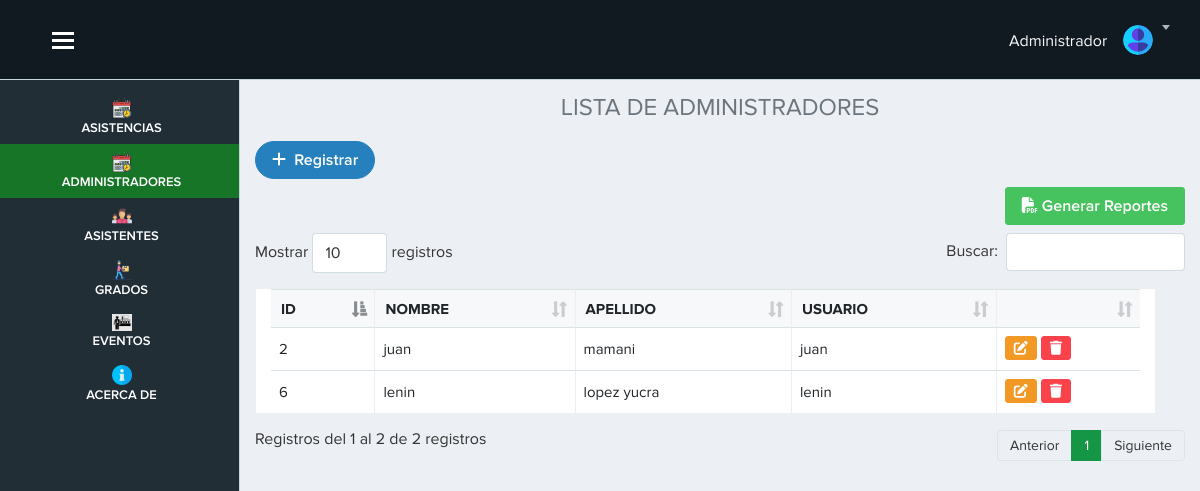
/vista/usuario.php (signed in), run on an earlier commit of the app's database.
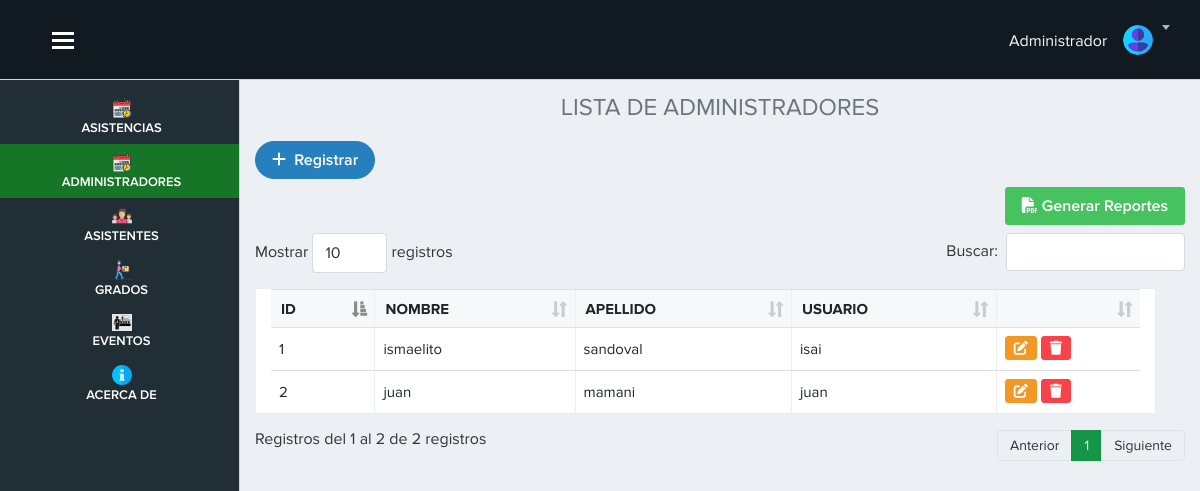
And on a later commit of the database.
### tables this page shows
CREATE TABLE `usuario`  (
  `id_usuario` int NOT NULL AUTO_INCREMENT,
  `nombre` varchar(100) NULL DEFAULT NULL,
  `apellido` varchar(100) NULL DEFAULT NULL,
  `usuario` varchar(100) NOT NULL,
  `password` varchar(255) NOT NULL,
  `id_evento` int NULL DEFAULT NULL,
  PRIMARY KEY (`id_usuario`) USING BTREE
);

### vista/usuario.php (the view, shortened to what this page needs)
<?php require('./layout/topbar.php'); ?>
<?php require('./layout/sidebar.php'); ?>
<div class="page-content">
    <h4 class="text-center text-secondary">LISTA DE ADMINISTRADORES</h4>
    <?php
      include "../modelo/conexion.php";
      $sql=$conexion->query(" SELECT * from usuario");
    ?>
    <a href="registro_usuario.php" class="btn btn-primary btn-rounded mb-2"><i class="fas fa-plus"></i> &nbsp;Registrar</a>
    <div class="text-right mb-2">
      <a href="fpdf/reporteusuarioV.php" target="_blank" class="btn btn-success"><i class="fas fa-file-pdf"></i> Generar Reportes</a>
    </div>
    <table class="table table-bordered table-hover col-sm-12" id="example">
      <thead>
        <tr>
          <th scope="col">ID</th>
          <th scope="col">NOMBRE</th>
          <th scope="col">APELLIDO</th>
          <th scope="col">USUARIO</th>
          <th></th>
        </tr>
      </thead>
      <tbody>
        <?php
          while($datos=$sql->fetch_object()) { ?>
          <tr>
            <td><?= $datos->id_usuario ?></td>
            <td><?= $datos->nombre ?></td>
            <td><?= $datos->apellido ?></td>
            <td><?= $datos->usuario ?></td>
            <td>
            <a href="" data-toggle="modal" data-target="#exampleModal<?= $datos->id_usuario ?>" class="btn btn-warning btn-sm"><i class="fas fa-edit"></i></a>
            <a href="usuario.php?id=<?= $datos->id_usuario ?>" onclick="advertencia(event)" class="btn btn-danger btn-sm"><i class="fas fa-trash"></i></a>
            </td>
          </tr>
        <?php  }
        ?>
      </tbody>
    </table>
</div>
</div>
<?php require('./layout/footer.php'); ?>

What changed in the data, as far as the page shows it:
removed usuario: id_usuario "6", nombre "lenin", apellido "lopez yucra", usuario "lenin"
added usuario: id_usuario "1", nombre "ismaelito", apellido "sandoval", usuario "isai"
